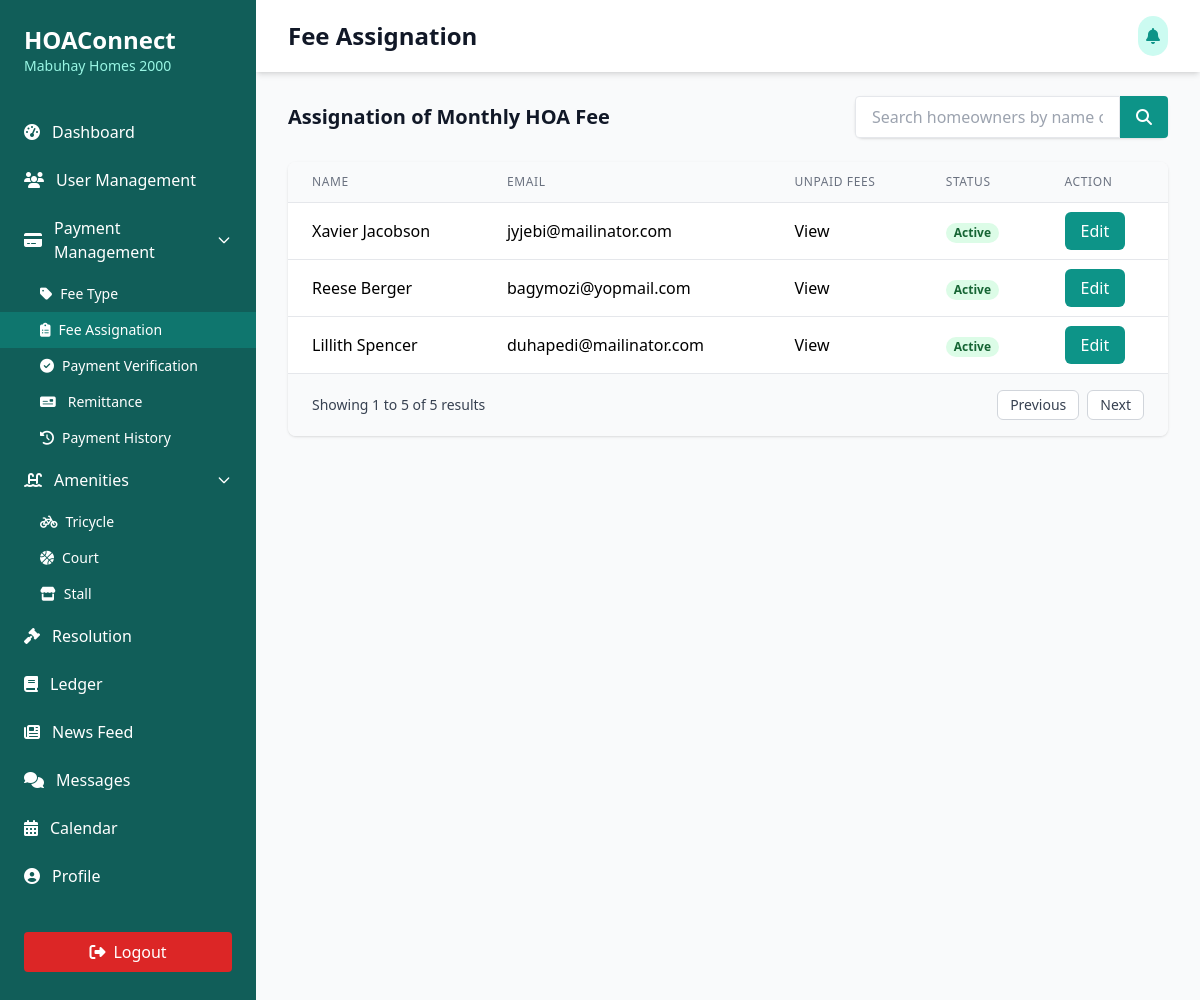
Screenshot of /Users/admin/fee-assignation.php with the database file from the repository.
### tables this page shows
CREATE TABLE `user_info` (
  `id` int(11) NOT NULL,
  `user_id` varchar(100) NOT NULL,
  `first_name` varchar(100) NOT NULL,
  `middle_name` varchar(100) NOT NULL,
  `last_name` varchar(100) NOT NULL,
  `suffix` varchar(100) NOT NULL,
  `phone_number` varchar(100) NOT NULL,
  `date_of_birth` date NOT NULL,
  `citizenship` varchar(100) NOT NULL,
  `civil_status` varchar(100) NOT NULL
);

CREATE TABLE `users` (
  `id` int(11) NOT NULL,
  `role_id` int(11) NOT NULL,
  `user_id` varchar(100) NOT NULL,
  `email_address` varchar(100) NOT NULL,
  `password` varchar(100) NOT NULL,
  `is_first_time` tinyint(4) NOT NULL,
  `reset_token` varchar(100) DEFAULT NULL,
  `reset_token_expire` timestamp NULL DEFAULT NULL,
  `status` int(11) NOT NULL,
  `date_created` date NOT NULL,
  `date_updated` date NOT NULL
);

### Users/admin/fee-assignation.php (the view, shortened to what this page needs)
<?php
include('../../connection/connection.php');
?>
<!DOCTYPE html>
<html lang="en">
<head>
  <script src="https://cdn.tailwindcss.com"></script>
  <link rel="stylesheet" href="https://cdnjs.cloudflare.com/ajax/libs/font-awesome/6.4.0/css/all.min.css" />
</head>
<body class="bg-gray-50">
  <div class="min-h-screen flex">
    <div class="bg-teal-800 text-white w-64 py-6 flex flex-col">
      <div class="px-6 mb-8">
        <h1 class="text-2xl font-bold">HOAConnect</h1>
        <p class="text-sm text-teal-200">Mabuhay Homes 2000</p>
      </div>
      <nav class="flex-1">
        <a href="admin-dashboard.php" class="flex items-center px-6 py-3 hover:bg-teal-700">
          <i class="fas fa-tachometer-alt mr-3"></i>
          <span>Dashboard</span>
        </a>
        <a href="admin-accounts.php" class="flex items-center px-6 py-3 hover:bg-teal-700">
          <i class="fas fa-users mr-3"></i>
          <span>User Management</span>
        </a>
        <div x-data="{ open: true }">
          <button @click="open = !open" :aria-expanded="open" class="flex items-center w-full px-6 py-3 hover:bg-teal-600 focus:outline-none">
            <i class="fas fa-credit-card mr-3"></i>
            <span class="flex-1 text-left">Payment Management</span>
            <svg :class="{ 'rotate-180': open }" class="w-4 h-4 transition-transform duration-200" fill="none" stroke="currentColor" viewBox="0 0 24 24">
              <path stroke-linecap="round" stroke-linejoin="round" stroke-width="2" d="M19 9l-7 7-7-7" />
            </svg>
          </button>
          <div x-show="open" x-cloak class="bg-teal-800 text-sm">
            <a href="fee-types.php" class="flex items-center px-10 py-2 hover:bg-teal-600">
              <i class="fas fa-tag mr-2" title="Fee Type"></i>
              Fee Type
            </a>
            <a href="fee-assignation.php" class="flex items-center px-10 py-2 bg-teal-700">
              <i class="fas fa-clipboard-list mr-2" title="Fee Assignation"></i>
              Fee Assignation
            </a>
            <a href="payment-verification.php" class="flex items-center px-10 py-2 hover:bg-teal-600">
              <i class="fas fa-check-circle mr-2" title="Payment Verification"></i>
              Payment Verification
            </a>
            <a href="admin-remittance.php" class="flex items-center px-10 py-2 hover:bg-teal-600">
              <i class="fas fa-money-check mr-3"></i>
              Remittance
            </a>
            <a href="payment-history.php" class="flex items-center px-10 py-2 hover:bg-teal-600">
              <i class="fas fa-history mr-2" title="Payment History"></i>
              Payment History
            </a>
          </div>
        </div>
<div x-data="{ open: false }">
  <button @click="open = !open" :aria-expanded="open" class="flex items-center w-full px-6 py-3 hover:bg-teal-600 focus:outline-none">
    <i class="fas fa-swimming-pool mr-3"></i>
    <span class="flex-1 text-left">Amenities</span>
    <svg :class="{ 'rotate-180': open }" class="w-4 h-4 transition-transform duration-200" fill="none" stroke="currentColor" viewBox="0 0 24 24">
      <path stroke-linecap="round" stroke-linejoin="round" stroke-width="2" d="M19 9l-7 7-7-7" />
    </svg>
  </button>
  <div x-show="open" x-cloak class="bg-teal-800 text-sm">
    <div class="relative">
      <button @click="window.location.href='admin-tricycle.php'" class="flex items-center w-full px-10 py-2 hover:bg-teal-600 focus:outline-none">
        <i class="fas fa-bicycle mr-2" title="Tricycle"></i>
        <span class="flex-1 text-left">Tricycle</span>
      </button>
    </div>
    <div class="relative">
      <button @click="window.location.href='admin-court.php'" class="flex items-center w-full px-10 py-2 hover:bg-teal-600 focus:outline-none">
        <i class="fas fa-basketball-ball mr-2" title="Court"></i>
        <span class="flex-1 text-left">Court</span>
      </button>
    </div>
    <div class="relative">
      <button @click="window.location.href='admin-stall.php'" class="flex items-center w-full px-10 py-2 hover:bg-teal-600 focus:outline-none">
        <i class="fas fa-store mr-2" title="Stall"></i>
        <span class="flex-1 text-left">Stall</span>
      </button>
    </div>
  </div>
</div>
<a href="admin-hoaprojects.php" class="flex items-center px-6 py-3 hover:bg-teal-700">
  <i class="fas fa-gavel mr-3"></i>
  <span>Resolution</span>
</a>
<a href="admin-ledger.php" class="flex items-center px-6 py-3 hover:bg-teal-600">
  <i class="fas fa-book mr-3"></i>
  <span>Ledger</span>
</a>
<a href="admin-projects.php" class="flex items-center px-6 py-3 hover:bg-teal-700">
  <i class="fas fa-newspaper mr-3"></i>
<span>News Feed</span>
</a>
        <a href="admin-messages.php" class="flex items-center px-6 py-3 hover:bg-teal-700">
          <i class="fas fa-comments mr-3"></i>
          <span>Messages</span>
        </a>
        <a href="admin-calendar.php" class="flex items-center px-6 py-3 hover:bg-teal-700">
          <i class="fas fa-calendar-alt mr-3"></i>
          <span>Calendar</span>
        </a>
        <a href="admin-profile.php" class="flex items-center px-6 py-3 hover:bg-teal-700">
          <i class="fas fa-user-circle mr-3"></i>
          <span>Profile</span>
        </a>
      </nav>
      <div class="px-6 py-4 mt-auto">
        <button class="mt-4 w-full bg-red-600 hover:bg-red-700 text-white py-2 px-4 rounded flex items-center justify-center">
          <i class="fas fa-sign-out-alt mr-2"></i> Logout
        </button>
      </div>
    </div>
    <div class="flex-1 overflow-x-hidden overflow-y-auto">
      <header class="bg-white shadow-md">
        <div class="max-w-7xl mx-auto py-4 px-4 sm:px-6 lg:px-8 flex justify-between items-center">
            <h1 class="text-2xl font-bold text-gray-900">Fee Assignation</h1>
            <div class="flex items-center space-x-2">
              <button class="bg-teal-100 p-2 rounded-full text-teal-600 hover:bg-teal-200">
                <i class="fas fa-bell"></i>
              </button>
            </div>
          </div>
    </header>
      <main class="max-w-7xl mx-auto py-6 px-4 sm:px-6 lg:px-8">
          <div class="flex justify-between items-center mb-6">
            <h2 class="text-xl font-semibold text-gray-900">Assignation of Monthly HOA Fee</h2>
            <div class="flex items-center space-x-4">
              <div class="bg-white rounded-lg shadow flex">
                <input id="searchInput" type="text" placeholder="Search homeowners by name or email..."
                  class="border rounded-l px-4 py-2 w-full focus:outline-none focus:ring-2 focus:ring-teal-500">
                <button class="bg-teal-600 text-white px-4 py-2 rounded-r hover:bg-teal-700">
                  <i class="fas fa-search"></i>
                </button>
              </div>
            </div>
          </div>
          <div class="bg-white shadow rounded-lg overflow-hidden">
            <div class="overflow-x-auto">
              <table class="min-w-full divide-y divide-gray-200">
                <thead class="bg-gray-50">
                  <tr>
                    <th scope="col" class="px-6 py-3 text-left text-xs font-medium text-gray-500 uppercase tracking-wider">
                      Name
                    </th>
                    <th scope="col" class="px-6 py-3 text-left text-xs font-medium text-gray-500 uppercase tracking-wider">
                      Email
                    </th>
                    <th scope="col" class="px-6 py-3 text-left text-xs font-medium text-gray-500 uppercase tracking-wider">
                      Unpaid Fees
                    </th>
                    <th scope="col" class="px-6 py-3 text-left text-xs font-medium text-gray-500 uppercase tracking-wider">
                      Status
                    </th>
                    <th scope="col" class="px-6 py-3 text-left text-xs font-medium text-gray-500 uppercase tracking-wider">
                      Action
                    </th>
                  </tr>
                </thead>
                <tbody id="homeownersTableBody" class="bg-white divide-y divide-gray-200">
                  <?php
                  $query_homeowners = "SELECT
                      u.id,
                      u.user_id,
                      u.email_address,
                      u.role_id,
                      u.status,
                      i.first_name,
                      i.middle_name,
                      i.last_name
                    FROM users u
                    LEFT JOIN user_info i
                    On u.user_id = i.user_id
                    WHERE role_id ='6'";
                  $run_homeowners = mysqli_query($conn,$query_homeowners);
                  if(mysqli_num_rows($run_homeowners) > 0){
                        foreach($run_homeowners as $row_homeowners){
                          ?>
                        <tr>
                        <td class="px-6 py-4 whitespace-nowrap">
                          <?php echo $row_homeowners['first_name'] . " " . $row_homeowners['last_name']; ?>
                        </td>
                        <td class="px-6 py-4 whitespace-nowrap">
                          <?php echo $row_homeowners['email_address']; ?>
                        </td>
                        <td class="px-6 py-4 whitespace-nowrap">
                          <a href="admin-view-fee-assignation.php?user_id=<?php echo $row_homeowners['user_id']; ?>">View</a>
                        </td>
                        <td class="px-6 py-4 whitespace-nowrap">
                          <?php
                          if($row_homeowners['status'] == 1){
                            echo "<span class='px-2 inline-flex text-xs leading-5 font-semibold rounded-full bg-green-100 text-green-800'>Active</span>";
                          } else {
                            echo "<span class='px-2 inline-flex text-xs leading-5 font-semibold rounded-full bg-red-100 text-red-800'>Inactive</span>";
                          }
                          ?>
                        </td>
                        <td class="px-6 py-4 whitespace-nowrap">
                          <a href="add-fee-assignation.php?user_id=<?php echo $row_homeowners['user_id']; ?>" class="bg-teal-600 text-white px-4 py-2 rounded-md hover:bg-teal-700">
                            Edit
                        </td>
                      </tr>
                      <?php
                    }
                  }
                  ?>
                </tbody>
              </table>
            </div>
            <div class="px-6 py-4 bg-gray-50 border-t border-gray-200">
              <div class="flex items-center justify-between">
                <div class="text-sm text-gray-700">
                  Showing <span class="font-medium">1</span> to <span class="font-medium">5</span> of <span class="font-medium">5</span> results
                </div>
                <div class="flex space-x-2">
                  <button class="px-3 py-1 border border-gray-300 rounded-md text-sm font-medium text-gray-700 bg-white hover:bg-gray-50">
                    Previous
                  </button>
                  <button class="px-3 py-1 border border-gray-300 rounded-md text-sm font-medium text-gray-700 bg-white hover:bg-gray-50">
                    Next
                  </button>
                </div>
              </div>
            </div>
          </div>
        </div>
    </div>
</body>
</html>

### rows the page displays
user_info: first_name "Xavier", last_name "Jacobson", users.email_address "jyjebi@mailinator.com"
user_info: first_name "Reese", last_name "Berger", users.email_address "bagymozi@yopmail.com"
user_info: first_name "Lillith", last_name "Spencer", users.email_address "duhapedi@mailinator.com"
